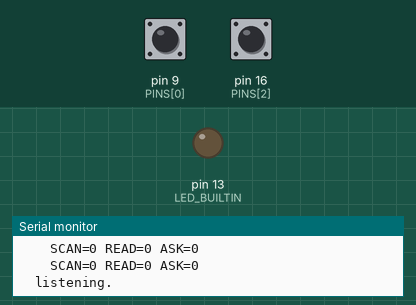
The sketch below on a simulated Arduino Uno, built with avr-gcc and run on an emulated ATmega328P. On the bench: output pins drawn as LEDs (lit = HIGH), the last lines printed to the serial monitor. Dashed ring = blinking. Inputs (shaded band) come from the test bench; at power-on: pin 9 (PINS[0]) LOW, pin 16 (PINS[2]) LOW.

Above: at 4.2 s.
4.3 s: pin 9 (PINS[0]) driven HIGH
At 5.9 s:
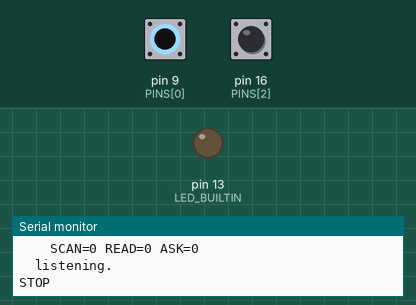
6.7 s: pin 9 (PINS[0]) pulsed LOW 2 times (0.12 s each, 0.3 s apart)
At 7.8 s:
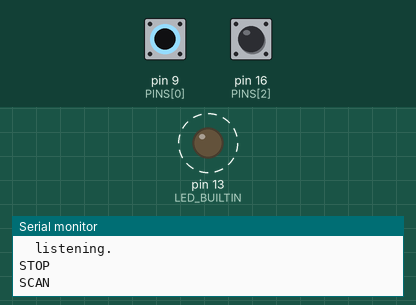
8.8 s: pin 16 (PINS[2]) pulsed HIGH 5 times (0.12 s each, 0.3 s apart)
At 11.5 s:
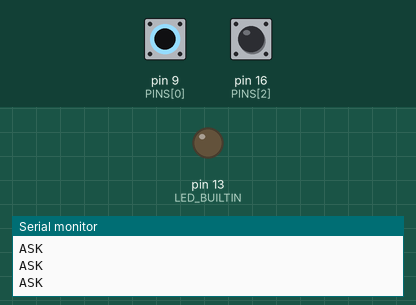
Timing chart, 0 to 13.0 s (numbered marks = the images above; inputs shaded):
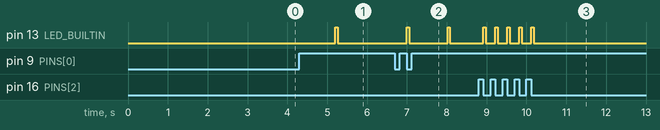

The sketch:

watch_s2.ino
```cpp
// Med-i-Glasses watch -- LOLIN S2 Mini with three Grove buttons.
//
// Replaces the five-button AVR sketch in ../watch_buttons for the ESP32-S2
// rig. Two differences matter and both are easy to lose an afternoon to:
//
//   ACTIVE HIGH. A Grove button drives SIG and carries its own pull-down, so
//   the pins are plain INPUT and a press reads 1. The AVR sketch used
//   INPUT_PULLUP and a press read 0. Wiring a Grove module to a sketch
//   expecting the other polarity looks exactly like a dead button.
//
//   THE BAUD NUMBER IS NOMINAL. The S2 Mini's USB is native CDC: there is no
//   UART between the chip and the browser, so 9600 and 115200 behave the
//   same. The client (client/src/main.ts) opens the port at 115200 and, if
//   the first bytes are not text, once more at 9600, so it also copes with
//   a board that does have a real UART (the older AVR sketch). A watch that
//   "does nothing" is wiring, polarity, or another program holding the port,
//   never the rate.
//
// WIRING
//   GPIO9   Grove button 1  -> SCAN   tap, or hold to STOP
//   GPIO1   Grove button 2  -> READ   tap, or hold to STOP
//   GPIO16  Grove button 3  -> ASK    tap only, any press length
//
//   Not GPIO37, and not 33 or 35: those share a power domain with the
//   SPI flash and PSRAM on this chip (the datasheet makes GPIO33-37's
//   supply switchable to VDD_SPI), and a button on 37 read as two pins
//   at once. 37 is also the default UART RX. 9, 1 and 16 are plain.
//
// Three buttons cover four commands: STOP is a hold, so it stays reachable
// from whichever button is under the thumb when speech is running.
//
// ASK is deliberately exempt from the hold. It toggles listening in the app
// -- tap to start talking, tap again to stop -- so it has to answer every
// press whatever its length. A deliberate press on a wrist button runs well
// past any hold threshold worth having, and "I pressed Ask and it did not
// listen" is the worst failure of the three.
//
// IF NOTHING HAPPENS, in this order:
//   1. Serial Monitor at 115200 (any rate works on native USB): a banner
//      should name each pin after a reset. No banner means the sketch is not
//      running, or the board was not reset since the monitor opened.
//   2. The banner prints live pin levels for three seconds. Press each button
//      and watch its number go 0 -> 1. Nothing moving is wiring; the wrong
//      pin moving is a swapped cable.
//   3. The LED blinks on every accepted press, with no computer attached.
//   4. All of that working but the app silent: the browser has not been given
//      the port. Press the Watch button in the page and pick it.

#include <Arduino.h>

const uint8_t BUTTON_COUNT = 3;
const uint8_t PINS[BUTTON_COUNT] = {9, 1, 16};
const char* COMMANDS[BUTTON_COUNT] = {"SCAN", "READ", "ASK"};

// Grove modules bounce less than a bare switch, but a thumb on a wearable
// still double-taps; 35 ms is below a deliberate second press.
const unsigned long DEBOUNCE_MS = 35;
// Long enough that a deliberate press is never mistaken for a hold, short
// enough that stopping speech still feels immediate.
const unsigned long HOLD_MS = 900;
// ASK toggles listening in the app, so it must fire on every press however
// long. Index into PINS/COMMANDS.
const uint8_t ASK_INDEX = 2;
const unsigned long BLINK_MS = 60;
// Nominal on native USB (see the header); the client opens at this rate
// first and falls back to 9600 if the bytes are not text.
const unsigned long BAUD = 115200;

bool wasDown[BUTTON_COUNT];
unsigned long pressedAt[BUTTON_COUNT];
unsigned long lastChange[BUTTON_COUNT];
bool holdSent[BUTTON_COUNT];
unsigned long blinkUntil = 0;

void blink() {
  digitalWrite(LED_BUILTIN, HIGH);
  blinkUntil = millis() + BLINK_MS;
}

void setup() {
  Serial.begin(BAUD);
  pinMode(LED_BUILTIN, OUTPUT);

  for (uint8_t i = 0; i < BUTTON_COUNT; i++) {
    // Plain INPUT: the Grove module supplies its own pull-down. An internal
    // pull-up here would hold every pin high and report a permanent press.
    pinMode(PINS[i], INPUT);
    wasDown[i] = false;
    pressedAt[i] = 0;
    lastChange[i] = 0;
    holdSent[i] = false;
  }

  // The S2 has native USB and enumerates after setup() begins, so a banner
  // printed immediately is lost. Wait briefly, but never block a board
  // running on battery with nothing attached.
  unsigned long waitUntil = millis() + 1500;
  while (!Serial && millis() < waitUntil) {}

  Serial.println();
  // Starts with "Ready" because that is the word the client shows as the
  // watch's banner (client/src/main.ts, listenToWatch).
  Serial.println(F("Ready - SCAN(9) READ(1) ASK(16), hold to STOP. Med-i-Glasses watch, S2 Mini, active HIGH."));
  for (uint8_t i = 0; i < BUTTON_COUNT; i++) {
    Serial.print(F("  GPIO"));
    Serial.print(PINS[i]);
    Serial.print(F(" -> "));
    Serial.print(COMMANDS[i]);
    // A Grove button reading HIGH at rest is stuck, or SIG is on the wrong
    // pin. Either way the command would fire continuously.
    if (digitalRead(PINS[i]) == HIGH) Serial.print(F("   *** HIGH AT BOOT"));
    Serial.println();
  }
  Serial.println(F("  hold SCAN or READ ~0.9 s -> STOP"));
  Serial.println(F("  ASK toggles listening: tap to talk, tap again to stop"));

  // Three seconds of live levels, so a button can be checked by pressing it
  // and watching its column, before any command is sent.
  Serial.println(F("  levels for 3 s -- press each button:"));
  unsigned long until = millis() + 3000;
  while (millis() < until) {
    Serial.print(F("    "));
    for (uint8_t i = 0; i < BUTTON_COUNT; i++) {
      Serial.print(COMMANDS[i]);
      Serial.print('=');
      Serial.print(digitalRead(PINS[i]));
      Serial.print(' ');
    }
    Serial.println();
    delay(250);
  }
  Serial.println(F("  listening."));
}

void loop() {
  unsigned long now = millis();

  if (blinkUntil && now > blinkUntil) {
    digitalWrite(LED_BUILTIN, LOW);
    blinkUntil = 0;
  }

  for (uint8_t i = 0; i < BUTTON_COUNT; i++) {
    bool down = digitalRead(PINS[i]) == HIGH;  // Grove: pressed reads HIGH

    if (down != wasDown[i] && now - lastChange[i] >= DEBOUNCE_MS) {
      lastChange[i] = now;
      wasDown[i] = down;

      if (down) {
        pressedAt[i] = now;
        holdSent[i] = false;
      } else if (!holdSent[i]) {
        // Released before the hold threshold, so it was a tap. Sent on
        // release rather than on press so a hold never also sends the tap.
        Serial.println(COMMANDS[i]);
        blink();
      }
      continue;
    }

    // Still held past the threshold: stop speech without waiting for release,
    // because the point of STOP is that it is immediate. ASK never gets here.
    if (i != ASK_INDEX && down && !holdSent[i] && now - pressedAt[i] >= HOLD_MS) {
      holdSent[i] = true;
      Serial.println(F("STOP"));
      blink();
    }
  }
}
```

Measured:
- after the input at 4.3 s, pin 13 (LED_BUILTIN): LOW → HIGH after 0.90 s, → LOW 0.06 s later
- after the input at 6.7 s, pin 13 (LED_BUILTIN): alternates HIGH for 0.06 s and LOW for 0.96 s, starting after 0.30 s
- after the input at 8.8 s, pin 13 (LED_BUILTIN): alternates HIGH for 0.06 s and LOW for 0.24 s, 10 changes in all, then stays LOW, starting after 0.12 s
